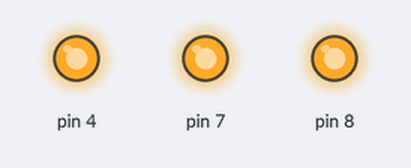
A sketch run on a simulated Arduino Uno, built with avr-gcc and run on an emulated ATmega328P. On the bench: output pins drawn as LEDs (lit = HIGH).

Above: at 0.2 s.
At 1.7 s:
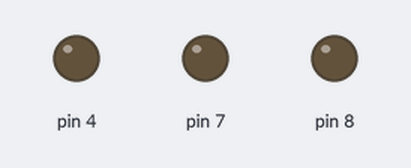
Timing chart, 0 to 3.0 s (numbered marks = the images above):
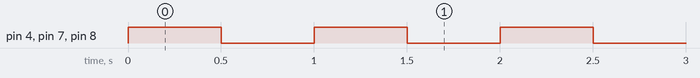

Measured:
- by itself, pin 4, pin 7, pin 8: alternates HIGH for 0.50 s and LOW for 0.50 s

The sketch:

multipleLED.ino.ino
```cpp
void setup() {
  // put your setup code here, to run once:
  pinMode(4,OUTPUT);
  pinMode(7,OUTPUT);
  pinMode(8,OUTPUT);

}

void loop() {
  // put your main code here, to run repeatedly:
  digitalWrite(4,HIGH);
  digitalWrite(7,HIGH);
  digitalWrite(8,HIGH);

  delay(500);

  digitalWrite(4,LOW);
  digitalWrite(7,LOW);
  digitalWrite(8,LOW);

  delay(500);

}
```
